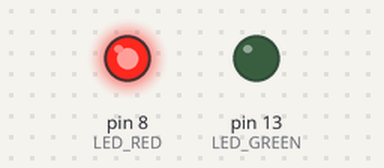
Simulated run of this program. Board: Arduino Uno, built with avr-gcc and run on an emulated ATmega328P. Shown: output pins drawn as LEDs (lit = HIGH).

Above: at 0.5 s.
At 3.3 s:
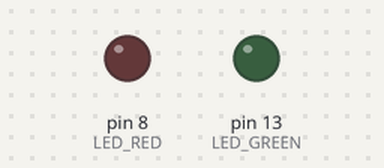
Timing chart, 0 to 5.9 s (numbered marks = the images above):
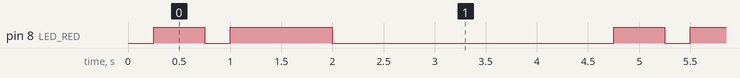

Measured:
- by itself, pin 8 (LED_RED): repeats every 4.5 s: LOW 0.25 s, HIGH 1.0 s, LOW 2.8 s, HIGH 0.50 s
- by itself, everything shown: repeats every 4.5 s, in 4 steps

The program:

main.cpp
```cpp
// (licence header left out)
/* Defines -----------------------------------------------------------*/
#define LED_GREEN PB5   // PB5 is AVR pin where green on-board LED
                        // is connected
#define LED_RED PB0
#define SHORT_DELAY 500 // Delay in milliseconds
#define LONG_DELAY 1000
#define DELAY 250


#ifndef F_CPU
# define F_CPU 16000000 // CPU frequency in Hz required for delay funcs
#endif

/* Includes ----------------------------------------------------------*/
#include <avr/io.h>     // AVR device-specific IO definitions
#include <util/delay.h> // Functions for busy-wait delay loops


// -----
// This part is needed to use Arduino functions but also physical pin
// names. We are using Arduino-style just to simplify the first lab.
#include "Arduino.h"
#define PB5 13          // In Arduino world, PB5 is called "13"
#define PB0 8           // -----


/* Function definitions ----------------------------------------------*/
/**********************************************************************
 * Function: Main function where the program execution begins
 * Purpose:  Toggle one LED and use delay library.
 * Returns:  none
 **********************************************************************/
int main(void)
{
    uint8_t led_value = LOW;  // Local variable to keep LED status
    uint8_t led_value2 = LOW;
    // Set pin where on-board LED is connected as output
    pinMode(LED_GREEN, OUTPUT);
    pinMode(LED_RED, OUTPUT);

    // Infinite loop
    while (1)
    {
        // Change LED value
        /*if (led_value == LOW)
            led_value = HIGH;
            _delay_ms(SHORT_DELAY);
        else
            led_value = LOW;*/

        /*if (led_value2 == LOW)
        {
            led_value2 = HIGH;
            _delay_ms(SHORT_DELAY);
        }
        else
        {
            led_value2 = LOW;
            _delay_ms(LONG_DELAY);
        }*/

        // Pause several milliseconds

        // Turn ON/OFF on-board LED
        //digitalWrite(LED_GREEN, led_value);
        //digitalWrite(LED_RED, led_value2);


        digitalWrite(LED_RED, 0);
        _delay_ms(DELAY);
        digitalWrite(LED_RED, 1);
        _delay_ms(SHORT_DELAY);
        digitalWrite(LED_RED, 0);
        _delay_ms(DELAY);
        digitalWrite(LED_RED, 1);
        _delay_ms(LONG_DELAY);
        digitalWrite(LED_RED, 0);
        _delay_ms(2500);


    }

    // Will never reach this
    return 0;
}
```
